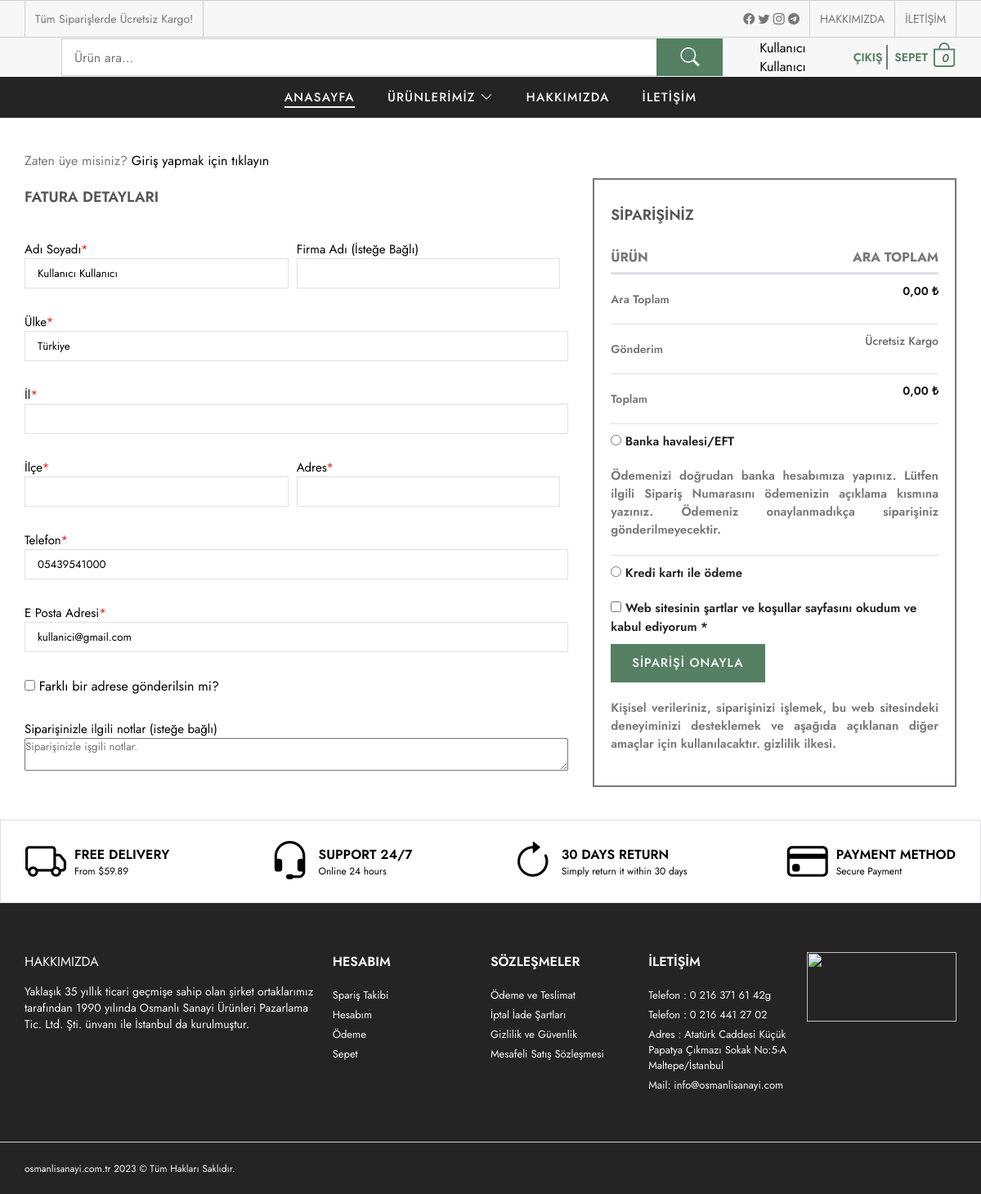
The page /odeme.php (signed in) on the database its author committed.
### tables this page shows
CREATE TABLE IF NOT EXISTS `kullanici` (
  `kullanici_id` int UNSIGNED NOT NULL AUTO_INCREMENT,
  `kullanici_zaman` datetime NOT NULL DEFAULT CURRENT_TIMESTAMP,
  `kullanici_resim` varchar(250) NOT NULL,
  `kullanici_tc` varchar(50) NOT NULL,
  `kullanici_adsoyad` varchar(100) NOT NULL,
  `kullanici_mail` varchar(100) NOT NULL,
  `kullanici_tel` varchar(50) NOT NULL,
  `kullanici_password` varchar(50) NOT NULL,
  `kullanici_firma` varchar(300) NOT NULL,
  `kullanici_ulke` varchar(50) NOT NULL,
  `kullanici_adres` varchar(250) NOT NULL,
  `kullanici_il` varchar(100) NOT NULL,
  `kullanici_ilce` varchar(100) NOT NULL,
  `kullanici_unvan` varchar(100) NOT NULL,
  `kullanici_yetki` varchar(50) NOT NULL,
  `kullanici_durum` int NOT NULL DEFAULT '1',
  PRIMARY KEY (`kullanici_id`)
);

CREATE TABLE IF NOT EXISTS `menu` (
  `menu_id` int UNSIGNED NOT NULL AUTO_INCREMENT,
  `menu_ust` varchar(300) NOT NULL,
  `menu_ad` varchar(100) NOT NULL,
  `menu_detay` text NOT NULL,
  `menu_url` varchar(250) NOT NULL,
  `menu_sira` int NOT NULL,
  `menu_durum` enum('0','1') NOT NULL,
  `menu_seourl` varchar(250) NOT NULL,
  PRIMARY KEY (`menu_id`)
);

CREATE TABLE IF NOT EXISTS `ayar` (
  `ayar_id` int NOT NULL,
  `ayar_logo` varchar(250) NOT NULL,
  `ayar_url` varchar(50) NOT NULL,
  `ayar_title` varchar(250) NOT NULL,
  `ayar_description` varchar(250) NOT NULL,
  `ayar_keywords` varchar(50) NOT NULL,
  `ayar_author` varchar(50) NOT NULL,
  `ayar_tel` varchar(50) NOT NULL,
  `ayar_gsm` varchar(50) NOT NULL,
  `ayar_faks` varchar(50) NOT NULL,
  `ayar_mail` varchar(50) NOT NULL,
  `ayar_ilce` varchar(50) NOT NULL,
  `ayar_il` varchar(50) NOT NULL,
  `ayar_adres` varchar(250) NOT NULL,
  `ayar_mesai` varchar(250) NOT NULL,
  `ayar_maps` varchar(250) NOT NULL,
  `ayar_analystic` varchar(50) NOT NULL,
  `ayar_zopim` varchar(250) NOT NULL,
  `ayar_facebook` varchar(50) NOT NULL,
  `ayar_twitter` varchar(50) NOT NULL,
  `ayar_instagram` varchar(50) NOT NULL,
  `ayar_telegram` varchar(50) NOT NULL,
  `ayar_smtphost` varchar(50) NOT NULL,
  `ayar_smtpuser` varchar(50) NOT NULL,
  `ayar_smtppassword` varchar(50) NOT NULL,
  `ayar_smtpport` varchar(50) NOT NULL,
  `ayar_bakim` enum('0','1') NOT NULL DEFAULT '1',
  PRIMARY KEY (`ayar_id`)
);

### odeme.php (the view, shortened to what the rows shown need)
<?php
    require_once "inc/header.php";
?>
    <section class="payment-page">
        <div class="container">
            <form action="nedmin/netting/islem.php" method="POST" role="form">
                <div class="payment-wrapper">
                    <div class="payment-column">
                        <div class="payment-input">
                            <h2>FATURA DETAYLARI</h2>
                        </div>
                        <div class="payment-input">
                            <label>Adı Soyadı<span class="required">*</span></label>
                            <input type="text" name="kullanici_adsoyad" value="<?php echo $kullanici->kullanici_adsoyad ?>">
                        </div>
                        <div class="payment-input">
                            <label>Telefon<span class="required">*</span></label>
                            <input type="text"  name="kullanici_tel" value="<?php echo $kullanici->kullanici_tel ?>">
                        </div>
                        <div class="payment-input">
                            <label>E Posta Adresi<span class="required">*</span></label>
                            <input type="text"  name="kullanici_email" value="<?php echo $kullanici->kullanici_mail ?>">
                        </div>
                    </div>
                    <div class="payment-column2">
                        <h2>Siparişiniz</h2>
                        <table class="payment-table">
                            <thead>
                                <tr>
                                    <th class="product-name">Ürün</th>
                                    <th class="product-subtotal">Ara Toplam</th>
                                </tr>
                            </thead>
                        </table>
                    </div>
                </div>
            </form>
        </div>
    </section>
<?php
    require_once "inc/footer.php";
?>

### inc/header.php (shortened to what the rows shown need)
<?php
    require_once "nedmin/netting/classes/database.php";
    require_once "nedmin/netting/fonksiyon.php";
    $db=new \Database();
    $ayar=$db->getRow("SELECT * FROM ayar WHERE ayar_id=?", array(0));
    if (isset($_SESSION['kullanici_mail'])){
        $kullanici=$db->getRow("SELECT * FROM kullanici WHERE kullanici_mail=?", array($_SESSION['kullanici_mail']));
    }
?>
<!DOCTYPE html>
<html lang="tr">
<head>
    <link rel="stylesheet" href="css/main.css">
    <link rel="stylesheet" href="https://cdnjs.cloudflare.com/ajax/libs/Glide.js/3.6.0/css/glide.core.min.css">
    <link rel="stylesheet" href="https://cdn.jsdelivr.net/npm/bootstrap-icons@1.9.1/font/bootstrap-icons.css">
</head>
<body id="body-top">
    <header>
        <div class="header-row">
            <div class="header-wrapper">
                <div class="container">
                    <div class="header-search">
                        <div class="header-right">
                            <?php
                                $sepet1=$db->getColumn("SELECT COUNT(urun_id) FROM sepet WHERE kullanici_id=?", array(0));
								if (!isset($_SESSION['kullanici_mail'])) {
							?>
                            <div class="info-box-user">
                                <a href="uyelik-islemleri">Giriş Yap /</a>
                                <a href="uyelik-islemleri"> Üye Ol</a>
                                <a href="uyelik-islemleri"><i class="bi bi-person"></i></a>
                            </div>
                            <div class="header-cart">
                                <a href="cart">
                                    <p>SEPET</p>
                                    <i class="bi bi-bag" id="bi-bag"><span><?php echo $sepet1; ?></span></i>
                                </a>
                            </div>
                            <?php } else {
                                 $kullanici_id=$kullanici->kullanici_id;
                                 $sepet=$db->getColumn("SELECT COUNT(urun_id) FROM sepet where kullanici_id=?", array($kullanici_id));
                            ?>
                            <div class="info-box-user">
                                <?php echo $kullanici->kullanici_adsoyad ?>
                                <a href="logout"> Çıkış</a>
                            </div>
                            <div class="header-cart">
                                <a href="cart">
                                    <p>SEPET</p>
                                    <i class="bi bi-bag" id="bi-bag"><span><?php echo $sepet; ?></span></i>
                                </a>
                            </div>
                            <?php } ?>
                        </div>
                    </div>
                </div>
            </div>
        </div>
    </header>

### inc/footer.php (shortened to what the rows shown need)
<footer class="footer">
    <div class="widgets-row">
        <div class="container">
            <div class="footer-widgets">
                <div class="widget-nav-menu">
                    <ul class="menu-list">
                        <?php
                        $menu=$db->getRows("SELECT * FROM menu WHERE menu_durum=? order by menu_sira ASC LIMIT 5",array(1));
                            foreach ($menu as $menu) {
                    ?>
                        <li>
                            <a href="
                                <?php
                                    if (!empty($menu->menu_url)) {
                                        echo $menu->menu_url;
                                    }else{
                                        echo "sayfa/".seo($menu->menu_ad);
                                    }
                                ?>
                            "><?php echo $menu->menu_ad ?></a>
                        </li>
                        <?php }?>
                    </ul>
                </div>
                <div class="widget-nav-menu">
                    <ul class="menu-list">
                        <li>
                            Telefon : <a href="tel:0 216 371 61 42"><?php echo $ayar->ayar_tel ?></a>
                        </li>
                        <li>
                            Telefon : <a href="tel:0 216 441 27 02"><?php echo $ayar->ayar_faks ?></a>
                        </li>
                        <li>
                            Adres : <?php echo $ayar->ayar_adres."<br>".$ayar->ayar_ilce."/".$ayar->ayar_il ?>
                        </li>
                        <li>
                            Mail: <a href="mailto: info@osmanlisanayi.com"> info@osmanlisanayi.com</a>
                        </li>
                    </ul>
                </div>
            </div>
        </div>
    </div>
</footer>
</body>
</html>

### rows shown on the page
kullanici: kullanici_adsoyad "Kullanıcı Kullanıcı", kullanici_tel "05439541000", kullanici_email "kullanici@gmail.com"
menu: menu_ad "Ödeme ve Teslimat"
menu: menu_ad "İptal İade Şartları"
menu: menu_ad "Gizlilik ve Güvenlik"
menu: menu_ad "Mesafeli Satış Sözleşmesi"
ayar: ayar_tel "0 216 371 61 42g", ayar_faks "0 216 441 27 02", ayar_adres "Atatürk Caddesi Küçük Papatya Çıkmazı Sokak No:5-A", ayar_ilce "Maltepe", ayar_il "İstanbul"

### other values the page prints
$sepet "0"
$toplam_fiyat "0"
